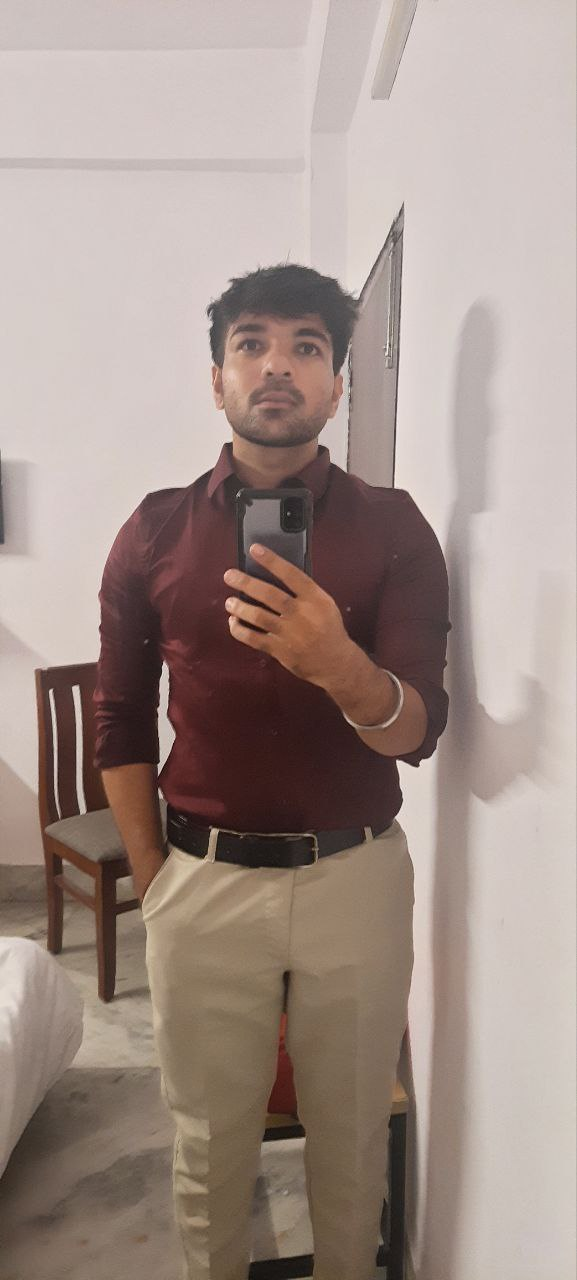
#> input picture level_1/image.jpg, 577 x 1280 px, found by its file name
$ jupyter execute 10_pattern.ipynb
#> lines starting #> are read from the running program, lines starting #| are printed output that depends on the picture
[cell 1]
import numpy as np

## Cross Pattern

[cell 2]
def cross(size):
    arr=np.zeros((size,size),dtype=np.uint8)
    arr[size//2,:]=1
    arr[:,size//2]=1
    return arr
cross(5)

## Hollow Square

[cell 3]
def hollow_square(size):
    arr=np.zeros((size,size),dtype=np.uint8)
    arr[0,:]=1
    arr[-1,:]=1
    arr[:,0]=1
    arr[:,-1]=1
    return arr
hollow_square(7)

## Upper triangle Matrix

[cell 4]
def mat_sum(size):
#> called with size = 5
    arr=np.full((size,size),fill_value='0',dtype='<U7')
    for i in range(size):
        for j in range(size):
            sum_=i+j
            arr[i,j]=f'({i},{j})'
    return arr
mat_sum(5)

[cell 5]
def upper_triangle(size):
#> called with size = 5
    arr=np.zeros((size,size),dtype=np.int8)
    for i in range(size):
        for j in range(size):
            if i<=j:
                arr[i,j]=-1
    return arr
upper_triangle(5)

## Checkboard

[cell 6]
def checkboard(size):
#> called with size = 5
    arr=np.zeros((size,size),dtype=np.int8)
    for i in range(size):
        for j in range(size):
            if (i+j)%2!=0:
                arr[i,j]=-1
    return arr
checkboard(5)

## Diagonal Line matrix

[cell 7]
def diagonal_line(size):
#> called with size = 5
    arr=np.zeros((size,size))
    for i in range(size):
        for j in range(size):
            if i==j:
                arr[i,j]=-1
    return arr
diagonal_line(5)

[cell 8]
def X_line(size):
#> called with size = 5
    arr=np.zeros((size,size))
    for i in range(size):
        for j in range(size):
            if i==j or (i+j)==size-1:
                arr[i,j]=-1
    return arr
X_line(5)

[cell 9]
def inverted_pyramid(size):
#> called with size = 5
    arr=np.zeros((size,size))
    for i in range(size):
        for j in range(size):
            if (i+j)<=size-1 and j>=i:
                arr[i,j]=-1
#> further down, image is the input picture: shape (1280, 577, 3); mean B, G, R 137.8, 145, 161.8
    return arr
inverted_pyramid(5)

[cell 10]
import numpy as np
import cv2
import matplotlib.pyplot as plt

def resize_image(image, scale_x, scale_y):
    # Get original dimensions
#> called with scale_x = 0.1, scale_y = 0.1
    original_height, original_width = image.shape[:2]
#> original_height = 1280; original_width = 577

    # Calculate new dimensions
    new_width = int(original_width * scale_x)
#> new_width = 57
    new_height = int(original_height * scale_y)
#> new_height = 128

    # Create an empty array for the resized image
    resized_image = np.zeros((new_height, new_width, image.shape[2]), dtype=image.dtype)

    # Scale factor for coordinate mapping
    for i in range(new_height):
        for j in range(new_width):
            # Calculate original coordinates
            orig_x = int(j / scale_x)
            orig_y = int(i / scale_y)

            # Check bounds
            orig_x = min(orig_x, original_width - 1)
            orig_y = min(orig_y, original_height - 1)

            # Assign pixel value
            resized_image[i, j] = image[orig_y, orig_x]
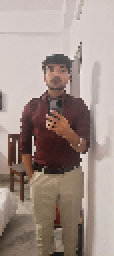
#> resized_image: shape (128, 57, 3) (shown 2 times larger); mean R, G, B 161.2, 144.2, 137.1

    return resized_image

# Load an image using OpenCV
image_path = 'C:/Users/Windows/Desktop/hello/Play_Numy_vs_Python/level_1/image.jpg'  # Replace with your image path
image = cv2.imread(image_path)
image = cv2.cvtColor(image, cv2.COLOR_BGR2RGB)  # Convert BGR to RGB

# Set scale factors
scale_x = 0.1  # Resize width to 50%
scale_y = 0.1  # Resize height to 50%

# Resize the image
resized_image_ = resize_image(image, scale_x, scale_y)

# [13 lines of commented-out code are left out]
import plotly.express as px
print(image.shape)
#| (1280, 577, 3)
print(resized_image_.shape)
#| (128, 57, 3)
px.imshow(resized_image_)
